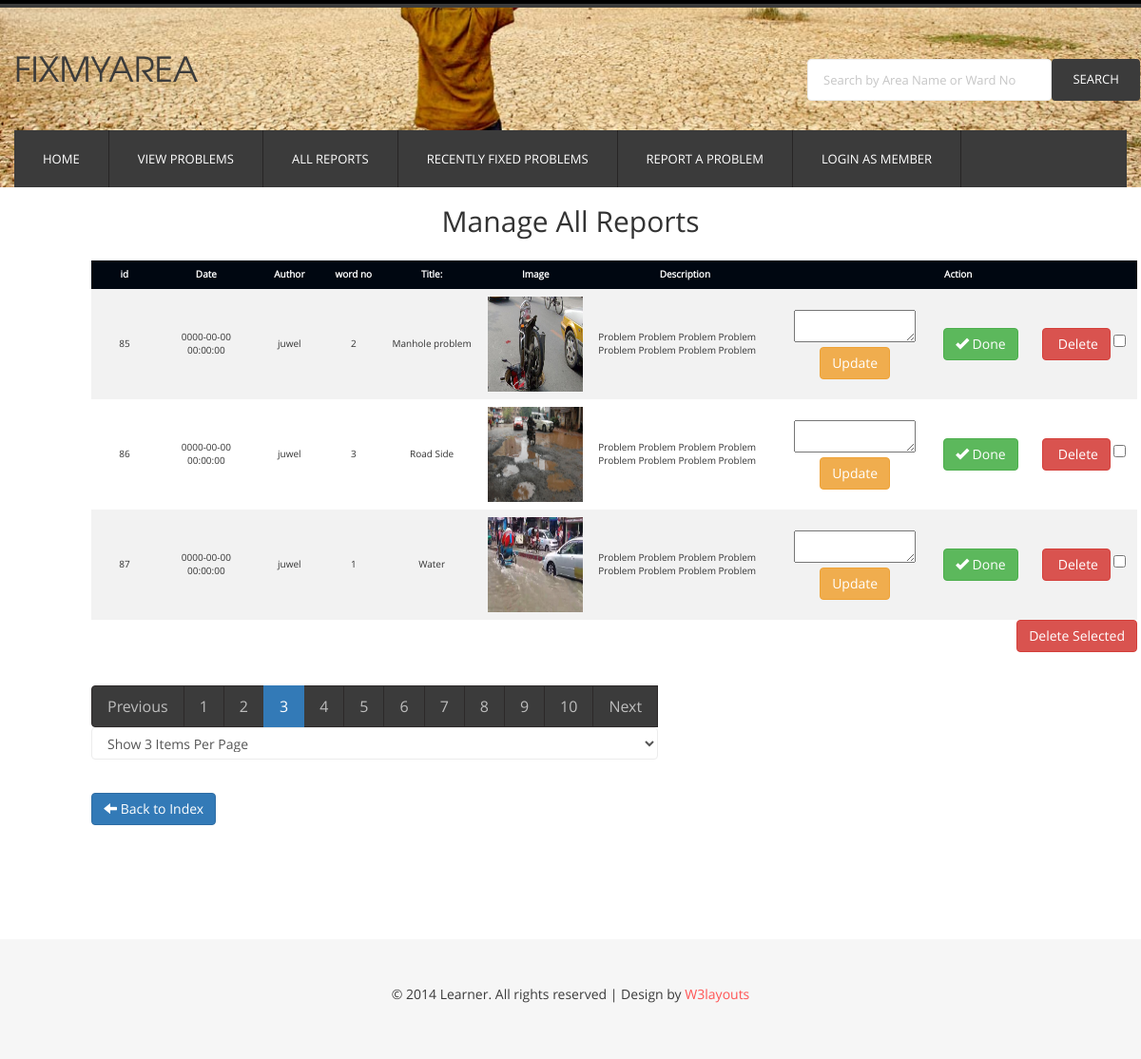
The page /views/IIUC_ULTRON/admin/view_reports.php?Page=3 (signed in) on the database its author committed.
### tables this page shows
CREATE TABLE `reports` (
  `id` int(100) NOT NULL,
  `title` text NOT NULL,
  `date` timestamp NOT NULL DEFAULT CURRENT_TIMESTAMP ON UPDATE CURRENT_TIMESTAMP,
  `author` text NOT NULL,
  `category` varchar(30) NOT NULL,
  `image_1` text NOT NULL,
  `image_2` text NOT NULL,
  `image_3` text NOT NULL,
  `video` text NOT NULL,
  `area` varchar(50) NOT NULL,
  `ward_no` int(20) NOT NULL,
  `description` text NOT NULL,
  `admin_feedback` text NOT NULL,
  `is_fixed` int(11) NOT NULL DEFAULT '0',
  `latitude` float NOT NULL,
  `longitude` float NOT NULL
);

### src/BITM/IIUC_ULTRON/Reports/Reports.php (called while the page is built, shortened)
<?php
class Reports extends DB{
    public function index($mode="ASSOC"){
        $mode = strtoupper($mode);
        $STH = $this->DBH->query('SELECT * from reports where is_fixed=0 ');
        if($mode=="OBJ")
            $STH->setFetchMode(PDO::FETCH_OBJ);
        else
            $STH->setFetchMode(PDO::FETCH_ASSOC);
        $arrAllData = $STH->fetchAll();
        return $arrAllData;
    }
		public function indexPaginator($page=0,$itemsPerPage=3){
        $start = (($page-1) * $itemsPerPage);
        $sql = "SELECT * from reports where is_fixed=0 LIMIT $start,$itemsPerPage";
        $STH = $this->DBH->query($sql);
        $STH->setFetchMode(PDO::FETCH_OBJ);
        $arrSomeData  = $STH->fetchAll();
        return $arrSomeData;
    }
}
?>

### src/BITM/IIUC_ULTRON/Model/Database.php (called while the page is built, shortened)
<?php
class Database{
    public $host="localhost";
    public $dbname="fix_my_area";
    public $user="root";
    public $password="";
    public function __construct()
    {
        try {
            $this->DBH = new PDO("mysql:host=$this->host;dbname=$this->dbname", $this->user, $this->password);
        }
        catch(PDOException $error){
            echo $error->getMessage();
        }
    }
}

### views/IIUC_ULTRON/admin/view_reports.php (the view, shortened to what this page needs)
<?php
if (isset($_SESSION['adminname'])) {
?>
<!DOCTYPE HTML>
<html>
<head>
	<link href="../../../resource/css/form.css" rel="stylesheet">
  <link rel="stylesheet" href="https://maxcdn.bootstrapcdn.com/bootstrap/3.3.7/css/bootstrap.min.css">
<link href="../../../resource/css/style.css" rel="stylesheet" type="text/css" media="all" />
</head>
<body>
<div class="header_bg1">
<div class="container">
	<div class="row header">
		<div class="logo navbar-left">
			<h1><a href="../index.php">FixMyArea </a></h1>
		</div>
		<div class="h_search navbar-right">
			<form id="searchForm"  action="../problems.php"  method="get">
			    <input type="text" id="searchID" name="search" class="text" value="Search by Area Name or Ward No" onfocus="this.value = '';" onblur="if (this.value == '') {this.value = 'Search by Area Name or Ward No';}">
				<input type="submit"  value="search">
			</form>
		</div>
		<div class="clearfix"></div>
	</div>
	<div class="row h_menu">
		<nav class="navbar navbar-default navbar-left" role="navigation">
		    <div class="collapse navbar-collapse" id="bs-example-navbar-collapse-1">
		      <ul class="nav navbar-nav">
		        <li><a href="../index.php">Home</a></li>
		        <li><a href="../problems.php">View Problems</a></li>
		        <li><a href="../all_reports.php">All Reports </a></li>
		        <li><a href="../fixed_problems.php">Recently Fixed Problems</a></li>
		        <li><a href="../report_a_problem.php">Report a Problem</a></li>
				<li><a href="../profile/signup_login.php">Login as Member</a></li>
		      </ul>
		    </div>
		</nav>
	</div>
</div>
</div>
<div class="main_bg">
<h2 style="text-align:center">Manage All Reports</h2>
<div style="margin-left: 8% ;margin-right: 8%;margin-top:2%;margin-bottom:10%; width: 1100px;">
<table>
	<tr style="text-align:center">
		<th style="text-align:center;width:7%">id</th>
		<th style="text-align:center;width:10%">Date</th>
		<th style="text-align:center;width:7%">Author</th>
		<th style="text-align:center;width:6%">word no</th>
		<th style="text-align:center;width:10%">Title:</th>
		<th style="text-align:center;width:5%">Image</th>
		<th style="text-align:center;width:20%">Description</th>
		<th style="text-align:center;width:35%" colspan="3">Action</th>
	</tr>
<?php
            $objReports = new Reports();
            $allData = $objReports->index("obj");
            $recordCount = count($allData);
            if (isset($_REQUEST['Page'])) $page = $_REQUEST['Page'];
            else if (isset($_SESSION['Page'])) $page = $_SESSION['Page'];
            else   $page = 1;
            if (isset($_REQUEST['ItemsPerPage'])) $itemsPerPage = $_REQUEST['ItemsPerPage'];
            else if (isset($_SESSION['ItemsPerPage'])) $itemsPerPage = $_SESSION['ItemsPerPage'];
            else   $itemsPerPage = 3;
            $pages = ceil($recordCount / $itemsPerPage);
            $someData = $objReports->indexPaginator($page, $itemsPerPage);
            foreach ($someData as $oneData) { ?>
       <tr>
		<td style="text-align:center"><?php echo $oneData->id; ?></td>
		<td style="text-align:center"><?php echo $oneData->date; ?></td>
		<td style="text-align:center"><?php echo $oneData->author; ?></td>
		<td style="text-align:center"><?php echo $oneData->ward_no; ?></td>
		<td style="text-align:center"><?php echo $oneData->title; ?></td>
		<td style="text-align:center"><img src="../../../resource/images/images/<?php echo $oneData->image_1; ?>" width="100" height="100"></td>
		<td style="text-align:left"><?php echo $oneData->description; ?></td>
		<td style="text-align:center"><form action="report_feedback.php" method="get"><textarea name="admin_feedback"></textarea><br> <button class="btn btn-warning"> Update</button></form></td>
		<td style="text-align:center"><a class="btn btn-success" href="success_report.php?id=<?php echo $oneData->id;?>"><span class="glyphicon glyphicon-ok" aria-hidden="true"></span> Done</a></td>
		<td style="text-align:center"><a href="delete_report.php?id=<?php echo $oneData->id ?>" onclick="return confirm('Are you sure you want to delete this item?');"  class="btn btn-danger" role="button"><span class="glyphicon glyphicon - trash"></span> Delete</a> <input type="checkbox" name="del_id[]" class="delete_customer" value="<?php echo $oneData->id ; ?>" /></td>
	</tr>
<?php } ?>
</table>
               <div align="right">
                <button type="button" name="btn_delete" id="btn_delete" class="btn btn-danger">Delete Selected</button>
                </div>
            <div style="display: inline; " class="container">
                <ul class="pagination">
                    <?php
                    $prev = 1;
                    if ($prev != $page) {
                        $prev = $page - 1;
                        echo "<li><a href='?Page=$prev'>" . "Previous" . '</a></li>';
                    }
                    for ($i = 1; $i <= $pages; $i++) {
                        $next = $page;
                        if ($i == $page) echo '<li class="active"><a href="">' . $i . '</a></li>';
                        else  echo "<li><a href='?Page=$i'>" . $i . '</a></li>';
                    }
                    if ($next < $pages) {
                        $next = $next + 1;
                        echo "<li><a href='?Page=$next'>" . "Next" . '</a></li>';
                    }
                    ?>
                    <select class="form-control" name="ItemsPerPage" id="ItemsPerPage"
                            onchange="javascript:location.href = this.value;">
                        <?php
                        if ($itemsPerPage == 3) echo '<option value="?ItemsPerPage=3" selected >Show 3 Items Per Page</option>';
                        else echo '<option  value="?ItemsPerPage=3">Show 3 Items Per Page</option>';
                        ?>
                    </select>
                </ul>
            </div>
			<br><a href="admin_index.php"  class="btn btn-primary" role="button"><span class="glyphicon glyphicon-arrow-left"></span> Back to Index</a>
</div>
<div class="footer_bg">
	<div class="container">
		<div class="row  footer">
			<div class="copy text-center">
				<p class="link"><span>&copy; 2014 Learner. All rights reserved | Design by <a href="http://w3layouts.com/">W3layouts</a></span></p>
			</div>
		</div>
	</div>
</div>
</body>
</html>
<?php } else {
    Message::message("
                <div class=\"alert alert-success\">
                            <strong>Failed!</strong> Please Log in first.
                </div>");
    Utility::redirect('admin_login.php');
}
?>

### resource/css/form.css (style rules this page uses)
input[type=text], select { width: 100%; padding: 12px 20px; margin: 8px 0; display: inline-block; border: 1px solid #ccc; border-radius: 4px; box-sizing: border-box; }
input[type=submit] { width: 100%; background-color: #4CAF50; color: white; padding: 14px 20px; margin: 8px 0; border: none; border-radius: 4px; cursor: pointer; }

### resource/css/style.css (style rules this page uses)
body { font-family: 'open_sansregular'; background:#ffffff; font-size: 100%; }
.header_bg1 { border-top:8px groove #3b3b3b; background: url('../images/BG24_0612.jpg') no-repeat left; background-size: 100%; }
.header { padding: 2% 0; }
.logo h1 a { font-size: 1em; text-transform: uppercase; color: #3B3B3B; text-decoration: none; font-family: 'texgyreadventorregular'; }
.h_search { width: 30%; position: relative; margin-top: 2%; }
.h_search form { width: 100%; }
.h_search form input[type="text"] { font-family: 'open_sansregular'; padding: 10px 16px; outline: none; color: #c6c6c6; font-size: 13px; border: 1px solid rgb(236, 236, 236); background: #FFFFFF; width: 73.333%; line-height: 22px; position: relative; -webkit-appearance: none; }
.h_search form input[type="submit"] { font-family: 'open_sansregular'; background: #3B3B3B; color: #ffffff; text-transform: uppercase; font-size: 13px; padding: 12px 20px; border: none; cursor: pointer; width: 26.333%; position: absolute; line-height: 1.5em; outline: none; -webkit-transition: all 0.3s ease-in-out; -moz-transition: all 0.3s ease-in-out; -o-transition: all 0.3s ease-in-out; transition: all 0.3s ease-in-out; -webkit-appearance: none; }
.h_menu { padding: 0; background: #3B3B3B; }
.navbar { position: relative; min-height: 60px; margin-bottom: 0px; border: none; }
.navbar-default .navbar-collapse, .navbar-default .navbar-form { background: #3B3B3B; color: #ffffff; padding: 0; }
.navbar-default .navbar-nav > li > a { color: #fff; -webkit-transition: all 0.3s ease-in-out; -moz-transition: all 0.3s ease-in-out; -o-transition: all 0.3s ease-in-out; transition: all 0.3s ease-in-out; }
.nav > li { border-right: 1px solid rgb(39, 37, 37); }
.nav > li > a { font-size: 13px; padding: 20px 30px; text-transform: uppercase; }
.main_bg { background: #ffffff; }
.footer_bg { background: #f6f6f6; }
.footer { padding: 4%; }
.copy p { color: #3b3b3b; font-size: 14px; line-height: 1.8em; }
.copy p a { color:#ff5454; -webkit-transition: all 0.3s ease-in-out; -moz-transition: all 0.3s ease-in-out; -o-transition: all 0.3s ease-in-out; transition: all 0.3s ease-in-out; }
.pagination > li > a, .pagination > li > span { font-size: 16px; padding: 10px 16px; color: #BDBDBD; background-color: #3b3b3b; border: 1px solid #2C2929; }
.form-control { box-shadow: none; border: 1px solid #ECECEC; -webkit-transition: all 0.3s ease-in-out; -moz-transition: all 0.3s ease-in-out; -o-transition: all 0.3s ease-in-out; transition: all 0.3s ease-in-out; }

### views/IIUC_ULTRON/admin/view_reports.php (style rules this page uses)
table { border-collapse: collapse; width: 100%; }
th, td { text-align: left; padding: 8px; }
tr:nth-child(even) { background-color: #f2f2f2 }
th { background-color: #000711; color: white; }

### rows shown on the page
reports: id "85", date "0000-00-00 00:00:00", author "juwel", ward_no "2", title "Manhole problem", image_1 (picture), description "Problem Problem Problem Problem Problem Problem Problem Problem"
reports: id "86", date "0000-00-00 00:00:00", author "juwel", ward_no "3", title "Road Side", image_1 (picture), description "Problem Problem Problem Problem Problem Problem Problem Problem"
reports: id "87", date "0000-00-00 00:00:00", author "juwel", ward_no "1", title "Water", image_1 (picture), description "Problem Problem Problem Problem Problem Problem Problem Problem"
